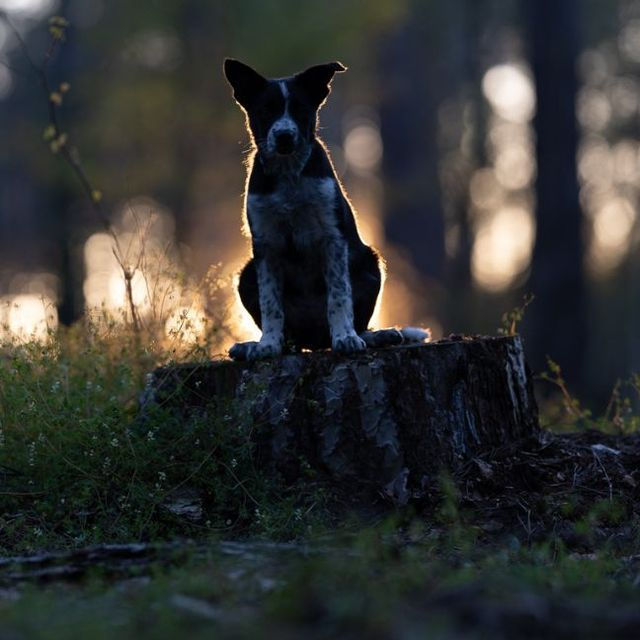
#> input picture minggu 4/pict1.jpg, 640 x 640 px
$ python Tugas_pert4.py
#> lines starting #> are read from the running program, lines starting #| are printed output that depends on the picture
# ==========================================
# PIPELINE ENHANCEMENT CITRA
# Underexposed, Overexposed, Uneven Lighting
# ==========================================

import cv2
import numpy as np
import matplotlib.pyplot as plt
from skimage.measure import shannon_entropy

# ================================
# Membaca 3 citra
# ================================
under = cv2.imread("pict1.jpg", 0)
#> under: shape (640, 640); min 0, max 255, mean 52.2
over = cv2.imread("pict2.jpg", 0)
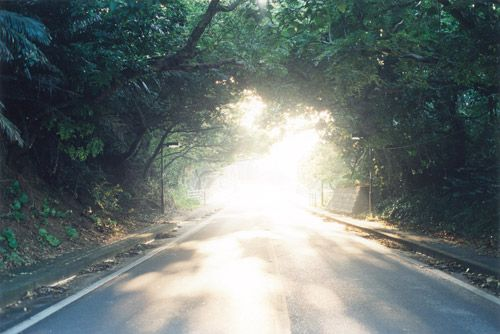
#> input picture minggu 4/pict2.jpg, 500 x 334 px
#> over: shape (334, 500); min 12, max 255, mean 114
uneven = cv2.imread("pict3.jpg", 0)
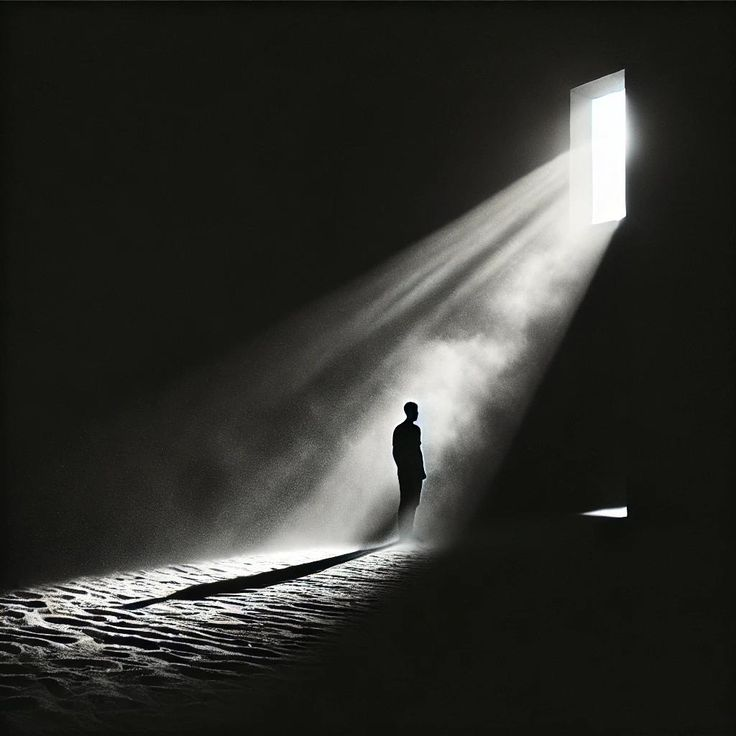
#> input picture minggu 4/pict3.jpg, 736 x 736 px
#> uneven: shape (736, 736); min 0, max 255, mean 48.5

images = {
    "Underexposed": under,
    "Overexposed": over,
    "Uneven Lighting": uneven
}

# ================================
# POINT PROCESSING
# ================================

# Negative Transformation
def negative_transform(img):
    return 255 - img

# Log Transformation
def log_transform(img):
    c = 255 / np.log(1 + np.max(img))
    log = c * np.log(1 + img)
    return np.array(log, dtype=np.uint8)

# Gamma Correction
def gamma_transform(img, gamma):
    table = np.array([(i/255.0)**gamma * 255
                      for i in np.arange(256)]).astype("uint8")
    return cv2.LUT(img, table)

# ================================
# HISTOGRAM BASED METHODS
# ================================

# Contrast Stretching Manual
def contrast_stretch_manual(img):
    r_min = np.min(img)
    r_max = np.max(img)

    stretched = (img - r_min) * (255/(r_max - r_min))
    stretched = np.clip(stretched, 0, 255)

    return stretched.astype(np.uint8)

# Contrast Stretching Automatic (percentile)
def contrast_stretch_auto(img):
    p2, p98 = np.percentile(img, (2,98))
    img_rescale = cv2.normalize(img,None,0,255,cv2.NORM_MINMAX)
    return img_rescale

# Histogram Equalization
def histogram_equalization(img):
    return cv2.equalizeHist(img)

# CLAHE
def clahe_enhancement(img):
    clahe = cv2.createCLAHE(clipLimit=2.0,tileGridSize=(8,8))
    return clahe.apply(img)

# ================================
# METRIK EVALUASI
# ================================

# Contrast Ratio
def contrast_ratio(img):
    Imax = np.max(img)
    Imin = np.min(img)

    if (Imax + Imin) == 0:
        return 0

    return (Imax - Imin) / (Imax + Imin)

# Entropy
def entropy(img):
    return shannon_entropy(img)

# ================================
# HISTOGRAM DISPLAY
# ================================

def plot_histogram(img,title):

    plt.figure()
    plt.hist(img.ravel(),256,[0,256])
    plt.title(title)
    plt.xlabel("Intensity")
    plt.ylabel("Pixel Count")
    plt.show()

# ================================
# PIPELINE PROCESSING
# ================================

for name, img in images.items():

    print("\n================================")
    print("Processing :", name)
    print("================================")

    # Point Processing
    negative = negative_transform(img)
    log_img = log_transform(img)

    gamma05 = gamma_transform(img,0.5)
    gamma1 = gamma_transform(img,1.0)
    gamma2 = gamma_transform(img,2.0)

    # Histogram Methods
    stretch_manual = contrast_stretch_manual(img)
    stretch_auto = contrast_stretch_auto(img)

    hist_eq = histogram_equalization(img)
    clahe = clahe_enhancement(img)

    # ======================
    # METRIK
    # ======================

    methods = {
        "Original": img,
        "Negative": negative,
        "Log": log_img,
        "Gamma 0.5": gamma05,
        "Gamma 1": gamma1,
        "Gamma 2": gamma2,
        "Stretch Manual": stretch_manual,
        "Stretch Auto": stretch_auto,
        "Hist Eq": hist_eq,
        "CLAHE": clahe
    }

    print("\nMETRIC EVALUATION")

    for m_name, m_img in methods.items():

        c = contrast_ratio(m_img)
        e = entropy(m_img)

        print(f"{m_name:15} | Contrast: {c:.4f} | Entropy: {e:.4f}")

    # ======================
    # VISUALIZATION
    # ======================

    titles = list(methods.keys())
    imgs = list(methods.values())

    plt.figure(figsize=(15,8))

    for i in range(len(imgs)):

        plt.subplot(3,4,i+1)
        plt.imshow(imgs[i],cmap='gray')
        plt.title(titles[i])
        plt.axis("off")

    plt.suptitle(name)
    plt.show()

    # ======================
    # HISTOGRAM BEFORE AFTER
    # ======================

    plot_histogram(img, name + " - Original Histogram")
    plot_histogram(hist_eq, name + " - Histogram Equalization")
    plot_histogram(clahe, name + " - CLAHE Histogram")
#> this loop made 3 passes
#> (name, r_min in contrast_stretch_manual, p2 in contrast_stretch_auto, p98 in contrast_stretch_auto) on passes 1 to 3: ('Underexposed', 0, 3, 214), ('Overexposed', 12, 27, 254), ('Uneven Lighting', 0, 14, 236)
#> (printed output is left out)
#> pass 1, `negative = negative_transform(img)`:
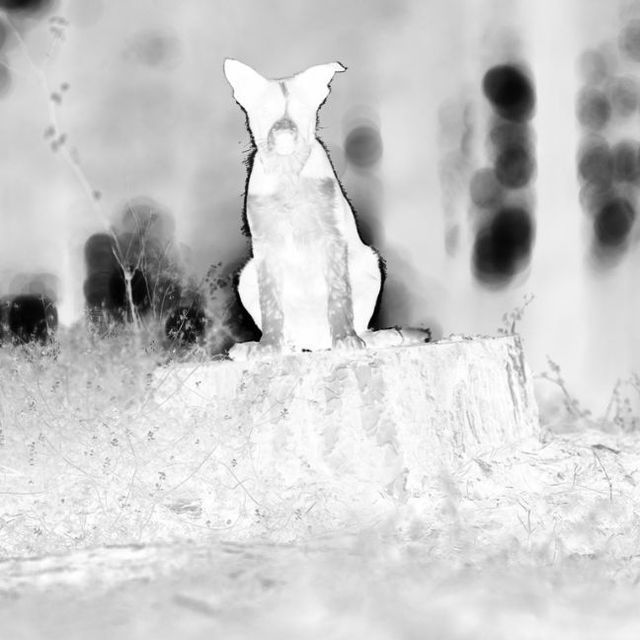
#> negative: shape (640, 640); min 0, max 255, mean 202.8
#> pass 1, `gamma05 = gamma_transform(img,0.5)`:
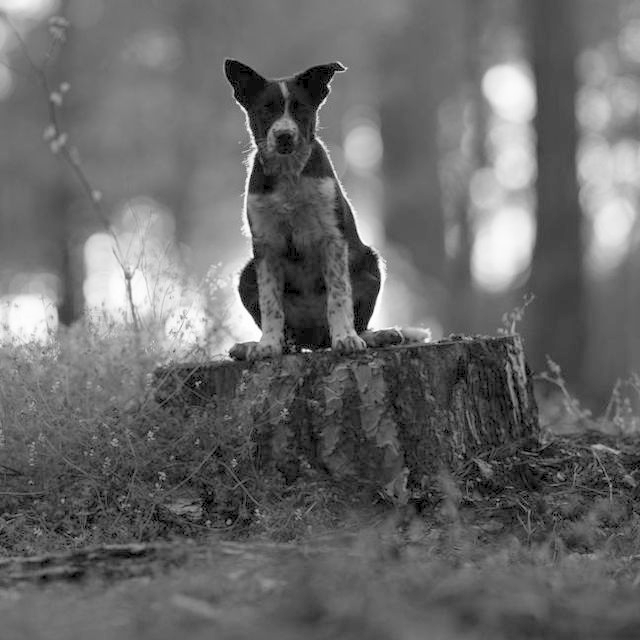
#> gamma05: shape (640, 640); min 0, max 255, mean 105.1
#> pass 1, in plot_histogram (call 3), `plt.show()`:
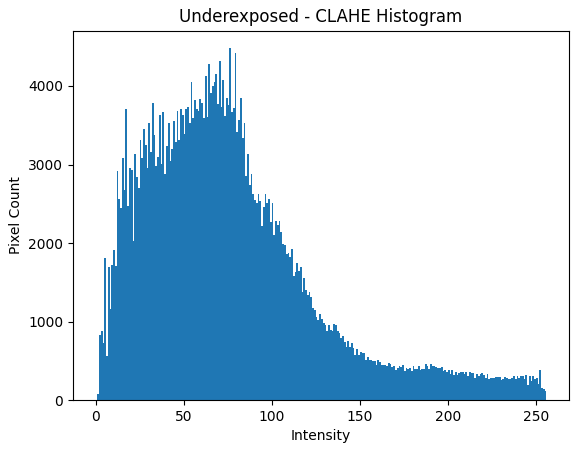
#> figure drawn by matplotlib, 1 panel; tallest bar 4481 high, from x = 76 to 77
#> after the loop:
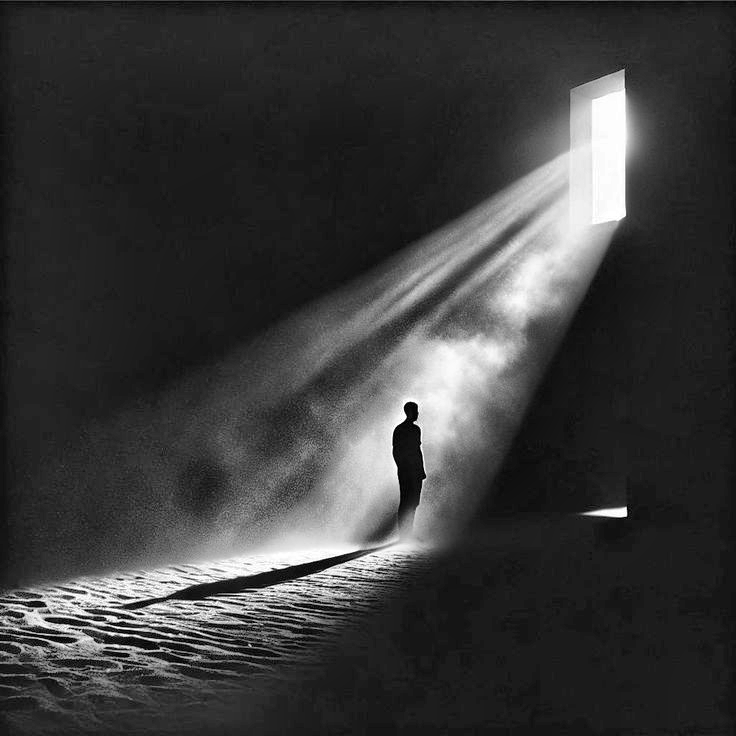
#> clahe: shape (736, 736); min 1, max 255, mean 58.6
#> after the loop:
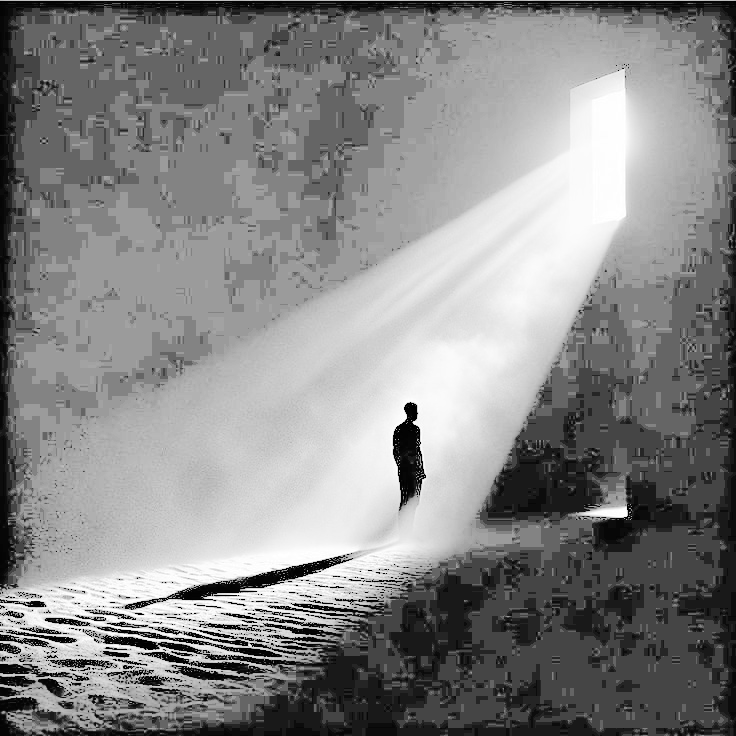
#> hist_eq: shape (736, 736); min 0, max 255, mean 135.1
